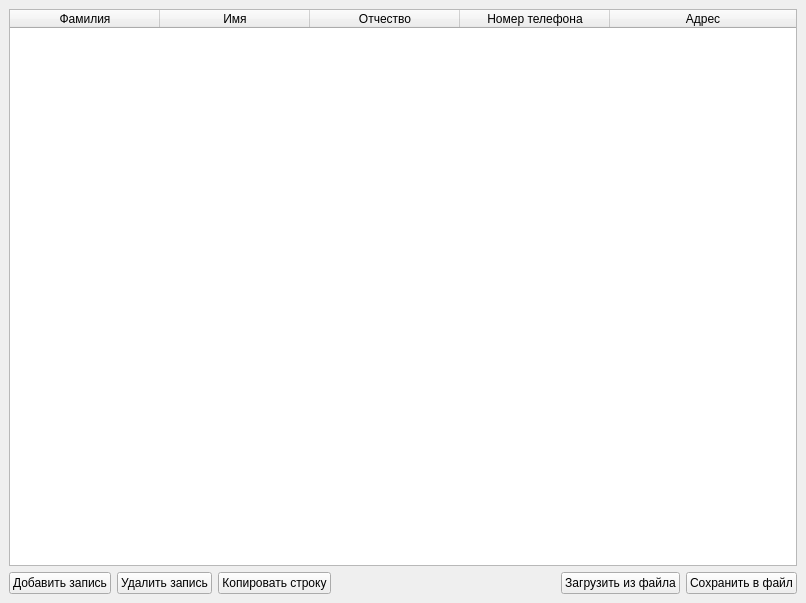
<?xml version="1.0" encoding="UTF-8"?>
<ui version="4.0">
 <class>MainWindow</class>
 <widget class="QMainWindow" name="MainWindow">
  <property name="geometry">
   <rect>
    <x>0</x>
    <y>0</y>
    <width>806</width>
    <height>603</height>
   </rect>
  </property>
  <property name="windowTitle">
   <string>MainWindow</string>
  </property>
  <widget class="QWidget" name="centralwidget">
   <property name="layoutDirection">
    <enum>Qt::LeftToRight</enum>
   </property>
   <property name="autoFillBackground">
    <bool>false</bool>
   </property>
   <layout class="QVBoxLayout" name="verticalLayout_4">
    <item>
     <layout class="QVBoxLayout" name="verticalLayout_3">
      <item>
       <widget class="QTableWidget" name="DataBase">
        <attribute name="horizontalHeaderDefaultSectionSize">
         <number>150</number>
        </attribute>
        <attribute name="horizontalHeaderStretchLastSection">
         <bool>true</bool>
        </attribute>
        <attribute name="verticalHeaderStretchLastSection">
         <bool>false</bool>
        </attribute>
        <column>
         <property name="text">
          <string>Фамилия</string>
         </property>
        </column>
        <column>
         <property name="text">
          <string>Имя</string>
         </property>
        </column>
        <column>
         <property name="text">
          <string>Отчество</string>
         </property>
        </column>
        <column>
         <property name="text">
          <string>Номер телефона</string>
         </property>
        </column>
        <column>
         <property name="text">
          <string>Адрес</string>
         </property>
        </column>
       </widget>
      </item>
      <item>
       <layout class="QHBoxLayout" name="horizontalLayout_2">
        <item>
         <widget class="QPushButton" name="AddButton">
          <property name="text">
           <string>Добавить запись</string>
          </property>
         </widget>
        </item>
        <item>
         <widget class="QPushButton" name="RemoveButton">
          <property name="text">
           <string>Удалить запись</string>
          </property>
         </widget>
        </item>
        <item>
         <widget class="QPushButton" name="CopyButton">
          <property name="text">
           <string>Копировать строку</string>
          </property>
         </widget>
        </item>
        <item>
         <spacer name="horizontalSpacer">
          <property name="orientation">
           <enum>Qt::Horizontal</enum>
          </property>
          <property name="sizeHint" stdset="0">
           <size>
            <width>40</width>
            <height>20</height>
           </size>
          </property>
         </spacer>
        </item>
        <item>
         <widget class="QPushButton" name="LoadButton">
          <property name="text">
           <string>Загрузить из файла</string>
          </property>
         </widget>
        </item>
        <item>
         <widget class="QPushButton" name="SaveButton">
          <property name="text">
           <string>Сохранить в файл</string>
          </property>
         </widget>
        </item>
       </layout>
      </item>
     </layout>
    </item>
   </layout>
  </widget>
  <widget class="QMenuBar" name="menubar">
   <property name="geometry">
    <rect>
     <x>0</x>
     <y>0</y>
     <width>806</width>
     <height>21</height>
    </rect>
   </property>
  </widget>
 </widget>
 <resources/>
 <connections/>
</ui>
